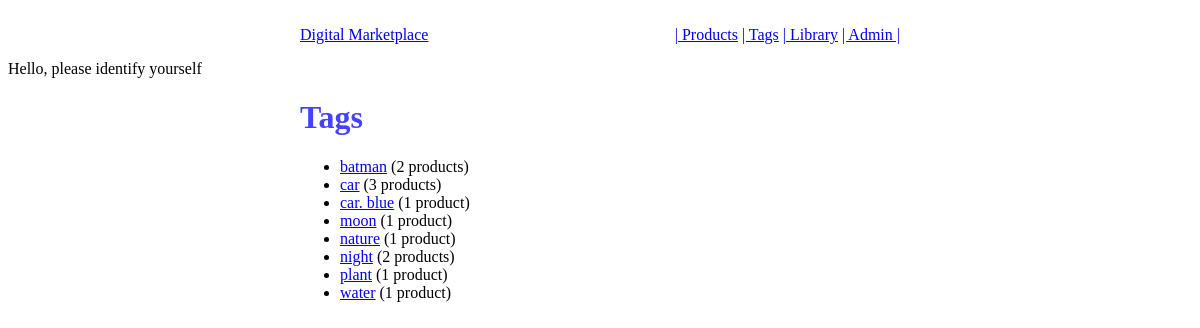
The app's page /tags/ with its own data.
### tags/models.py (models this page shows, shortened)
class Tag(m.Model):
    title = m.CharField(max_length=120, unique=True)
    slug = m.SlugField(blank=True, unique=True)
    products = m.ManyToManyField(Product, blank=True)
    active = m.BooleanField(default=True)
    objects = m.Manager()
    active_tags = ActiveTagManager()
    tags = TagManager()
    def get_absolute_url(self):
        view_name = 'tags:detail'
        return reverse(view_name, kwargs={'slug': self.slug})

### tags/views.py (the view)
class TagListView(ListView):
    model = Tag
    def get_queryset(self):
        return Tag.active_tags.all()

### tags/models.py (called while the page is built)
    def get_queryset(self):
        return super(ActiveTagManager, self).get_queryset().filter(active=True).order_by('title')

### templates/tags/tag_list.html
{% extends 'base.html'%}
{% block content %}
<h1>Tags</h1>
<ul>
    {% for instance in object_list %}
        {% if instance.products.count > 0 %}
            <li><a href="{{ instance.get_absolute_url }}">{{ instance.title }}</a> ({{ instance.products.count }}
                product{% if instance.products.count > 1 %}s{% endif %})</li>
        {% endif %}
    {% empty %}
        <li>No Tags have been registered yet</li>
    {% endfor %}
</ul>
{% endblock %}

### static/css/base.css (style rules this page uses)
h1 { color: #4640ff; }

### records on screen
Tag: title "batman", products.count "2"
Tag: title "car", products.count "3"
Tag: title "car. blue", products.count "1"
Tag: title "moon", products.count "1"
Tag: title "nature", products.count "1"
Tag: title "night", products.count "2"
Tag: title "plant", products.count "1"
Tag: title "water", products.count "1"
